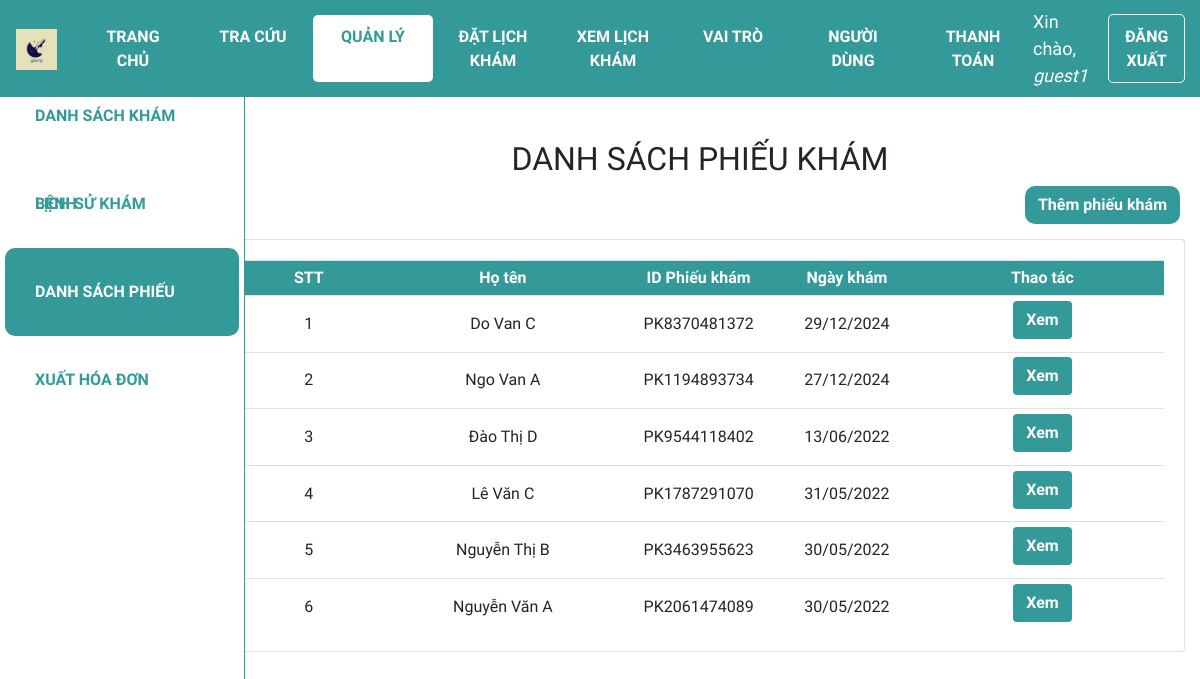
Page /dspk (signed in) on the earlier database version.
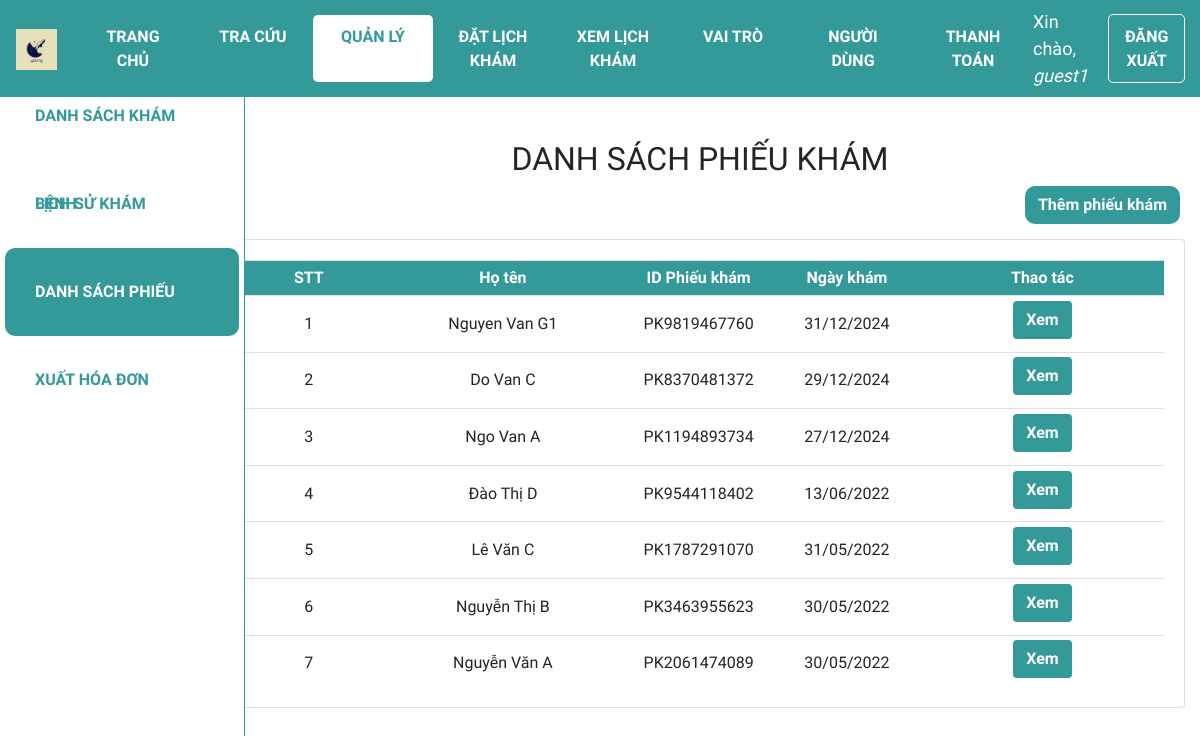
Same page on the later database version.
### web_core/models.py (models this page shows, shortened)
class PHIEUKHAM(models.Model):
    id = ShortUUIDField(
        verbose_name='ID phiếu khám',
        length=10,
        max_length=12,
        prefix="PK",
        alphabet="0123456789",
        primary_key=True
    )
    id_benhnhan = models.ForeignKey(BENHNHAN, on_delete=models.CASCADE, verbose_name='ID bệnh nhân', null=True)
    ngay_kham = models.DateTimeField('Ngày khám', auto_now_add=True)
    trieu_chung = models.CharField('Triệu chứng', max_length=100)
    loai_benh = models.ForeignKey(
        DANHMUC,
        on_delete=models.CASCADE,
        limit_choices_to={'loai': 'Bệnh'},
        related_name='benh',
        verbose_name='Loại bệnh',
        null=True
    )

class BENHNHAN(models.Model):
    GIOITINH = (
        ('Nam', 'Nam'),
        ('Nữ', 'Nữ'),
    )
    id = ShortUUIDField(
        verbose_name='ID bệnh nhân',
        length=10,
        max_length=12,
        prefix="BN",
        alphabet="0123456789",
        primary_key=True
    )
    ho_ten = models.CharField('Họ tên', max_length=100)
    gioi_tinh = models.CharField('Giới tính', max_length=3, choices=GIOITINH)
    ngay_sinh = models.DateField('Ngày sinh', default='1990-01-01', null=True)
    dia_chi = models.CharField('Địa chỉ', max_length=255, null=True)
    appointment = models.OneToOneField('Appointment', on_delete=models.SET_NULL, null=True, blank=True)
    class Meta:
        permissions = [
            ('view_medicalrecord', 'Can view medical record'),
            ('change_medicalrecord', 'Can edit medical record'),
        ]

### web_core/views.py (the view)
# urls.py: path('dspk',views.dspk, name='quanli_dspk'),
@login_required(login_url='login')
def dspk(request):
    dspk = PHIEUKHAM.objects.all().order_by('-ngay_kham')
    enum_dspk = enumerate(dspk,start = 1)
    context = {'enum_dspk':enum_dspk}
    return render(request, 'web_core/dspk.html', context)

### web_core/templates/web_core/dspk.html (shortened to what this page needs)
{% extends 'web_core/main.html' %}
{% block content %}
<div class="row">
    <div class="col-md-2">
        {% include 'web_core/sidebar.html' %}
    </div>
    <div class="col-md-10">
        <h2 class="table-title" style>DANH SÁCH PHIẾU KHÁM</h2>
        <div class="btn-text-right">
            <a class="btn add-btn" href="{% url 'quanli_them_phieukham' %}">Thêm phiếu khám</a>
        </div>
        <div class="card card-body">
            <table class='table table-sm'>
                <tr class="table-head">
                    <th class="small-content">STT</th>
                    <th class="mid-content">Họ tên</th>
                    <th class="small-content">ID Phiếu khám</th>
                    <th class="small-content">Ngày khám</th>
                    <th class="mid-content">Thao tác</th>
                </tr>
                {% for index, phieukham in enum_dspk %}
                <tr>
                    <td class="small-content">{{index}}</td>
                    <td class="mid-content">{{phieukham.id_benhnhan.ho_ten}}</td>
                    <td class="small-content">{{phieukham.id}}</td>
                    <td class="small-content">{{phieukham.ngay_kham|date:"d/m/Y"}}</td>
                    <td>
                        <a class="btn view-btn" href="{% url 'quanli_xem_phieukham' phieukham.id %}">Xem</a>
                    </td>
                </tr>
                {% endfor %}
            </table>
        </div>
    </div>
</div>
{% endblock %}

Differences in the rows shown:
added PHIEUKHAM: index "1", id_benhnhan.ho_ten "Nguyen Van G1", id "PK9819467760", ngay_kham "31/12/2024"
changed PHIEUKHAM "PK8370481372": index "1" → "2"
changed PHIEUKHAM "PK1194893734": index "2" → "3"
changed PHIEUKHAM "PK9544118402": index "3" → "4"
changed PHIEUKHAM "PK1787291070": index "4" → "5"
changed PHIEUKHAM "PK3463955623": index "5" → "6"
changed PHIEUKHAM "PK2061474089": index "6" → "7"
